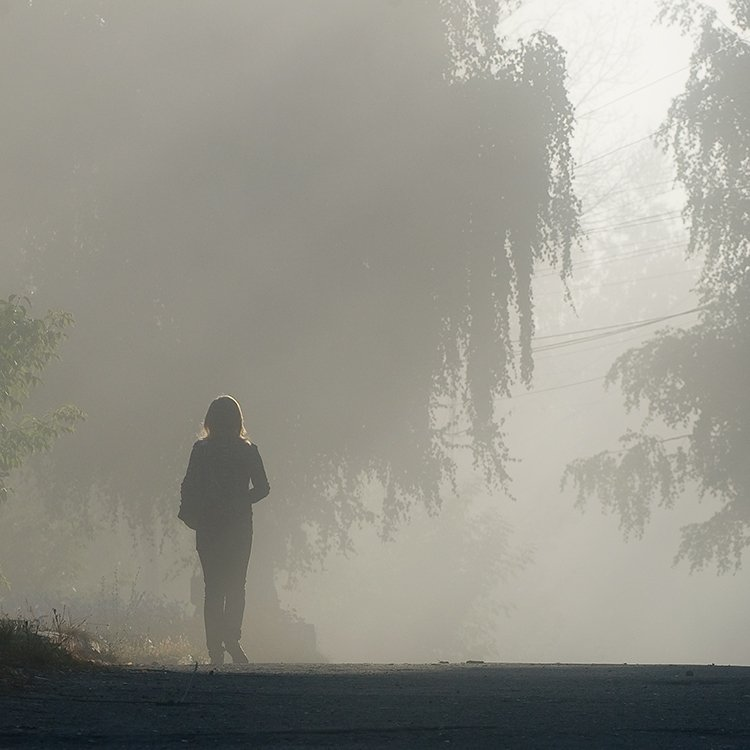
#> input picture lab2/images/task_1.jpg, 750 x 750 px
$ python main.py
#> lines starting #> are read from the running program, lines starting #| are printed output that depends on the picture
import cv2
import numpy as np
import matplotlib.pyplot as plt


def plot_histogram(image, title, ax):
    """Строит гистограмму для изображения"""
    hist = cv2.calcHist([image], [0], None, [256], [0, 256])
    ax.plot(hist)
    ax.set_title(title)
    ax.set_xlabel("Интенсивность")
    ax.set_ylabel("Кол-во пикселей")
    ax.set_xlim([0, 256])


def show_images_and_histograms(original, processed, title_original, title_processed):
    """Отображает два изображения и их гистограммы для сравнения."""

    fig, axes = plt.subplots(2, 2, figsize=(12, 10))

    axes[0, 0].imshow(original, cmap='gray')
    axes[0, 0].set_title(title_original)
    axes[0, 0].axis('off')

    plot_histogram(original, f'Гистограмма: {title_original}', axes[1, 0])

    axes[0, 1].imshow(processed, cmap='gray')
    axes[0, 1].set_title(title_processed)
    axes[0, 1].axis('off')

    plot_histogram(processed, f'Гистограмма: {title_processed}', axes[1, 1])

    plt.tight_layout()
    plt.show()


def linear_contrast_stretching(image):
    """Реализует линейное контрастирование."""
    normalized_image = cv2.normalize(image, None, 0, 255, cv2.NORM_MINMAX)
    return normalized_image

def histogram_equalization_grayscale(image):
    """Реализует эквализацию гистограммы для серого изображения"""
    return cv2.equalizeHist(image)

def histogram_equalization_color_rgb(image_bgr):
    """Реализует эквализацию для цветного изображения в RGB."""
    b, g, r = cv2.split(image_bgr)

    b_eq = cv2.equalizeHist(b)
    g_eq = cv2.equalizeHist(g)
    r_eq = cv2.equalizeHist(r)

    return cv2.merge([b_eq, g_eq, r_eq])

def histogram_equalization_color_hsv(image_bgr):
    """Реализует эквализацию для цветного изображения в HSV."""

    image_hsv = cv2.cvtColor(image_bgr, cv2.COLOR_BGR2HSV)

    h, s, v = cv2.split(image_hsv)

    v_eq = cv2.equalizeHist(v)

    merged_hsv = cv2.merge([h, s, v_eq])

    return cv2.cvtColor(merged_hsv, cv2.COLOR_HSV2BGR)


def order_statistic_filters(image, ksize=3):
    """
    Применяет медианный, минимальный и максимальный фильтры.
    ksize - размер окна (должен быть нечетным, например 3, 5, 7)
    """
    median_filtered = cv2.medianBlur(image, ksize)

    kernel = np.ones((ksize, ksize), np.uint8)
    min_filtered = cv2.erode(image, kernel)

    max_filtered = cv2.dilate(image, kernel)

    return median_filtered, min_filtered, max_filtered


if __name__ == "__main__":

    print("--- Демонстрация Задачи 1: Контрастирование ---")

    try:
        low_contrast_img = cv2.imread('images/task_1.jpg')
#> low_contrast_img is the input picture: shape (750, 750, 3); mean B, G, R 139.1, 148, 149.3
        low_contarst_color_img = cv2.imread('images/task_1.jpg')
        if low_contrast_img is None or low_contarst_color_img is None:
            raise FileNotFoundError
    except (FileNotFoundError, NameError):
        print("Тестовое изображение не найдено.")


    gray_img = cv2.cvtColor(low_contrast_img, cv2.COLOR_BGR2GRAY)


    linear_stretched = linear_contrast_stretching(gray_img)
    print("Линейное контрастирование (серое)...")
    show_images_and_histograms(gray_img, linear_stretched,
                               "Малоконтрастный оригинал", "Линейное контрастирование")
#> in plot_histogram, `hist = cv2.calcHist([image], [0], None, [256], [0, 256])`: hist = 256 values, max 16805 at index 142, min 0 at index 0, mean 2197.3

    histogram_equalized = histogram_equalization_grayscale(gray_img)
#> in histogram_equalization_grayscale, `return cv2.equalizeHist(image)`:
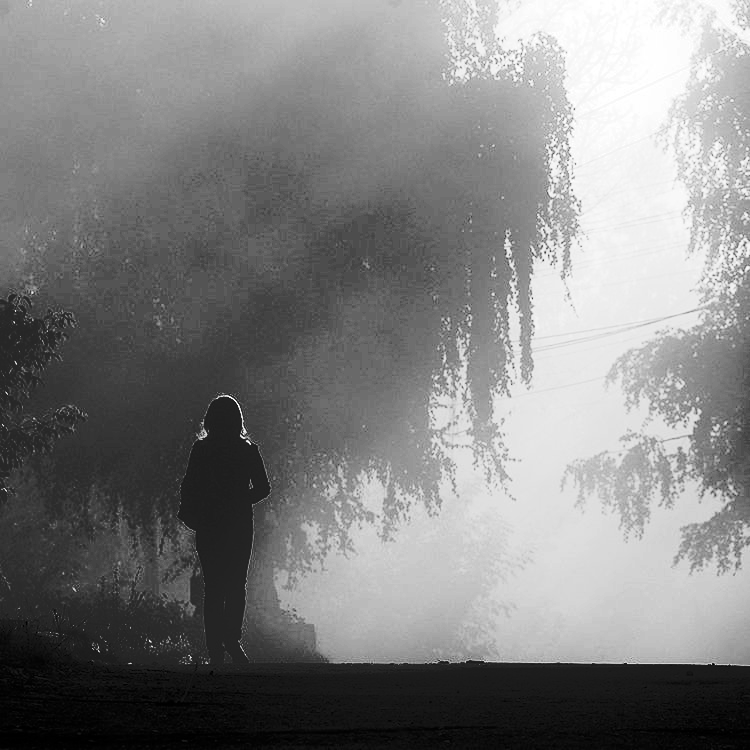
#> returned value: shape (750, 750); min 0, max 255, mean 128.9
    print("Эквализация гистограммы (серое)...")
    show_images_and_histograms(gray_img, histogram_equalized,
                               "Малоконтрастный оригинал", "Эквализация гистограммы")

    print("Сравнение RGB и HSV эквализации...")

    rgb_equalized = histogram_equalization_color_rgb(low_contarst_color_img)
    hsv_equalized = histogram_equalization_color_hsv(low_contarst_color_img)
#> in histogram_equalization_color_hsv, `image_hsv = cv2.cvtColor(image_bgr, cv2.COLOR_BGR2HSV)`: image_hsv: shape (750, 750, 3); mean H, S, V 32.9, 26.6, 150.7
#> in histogram_equalization_color_hsv, `h, s, v = cv2.split(image_hsv)`:
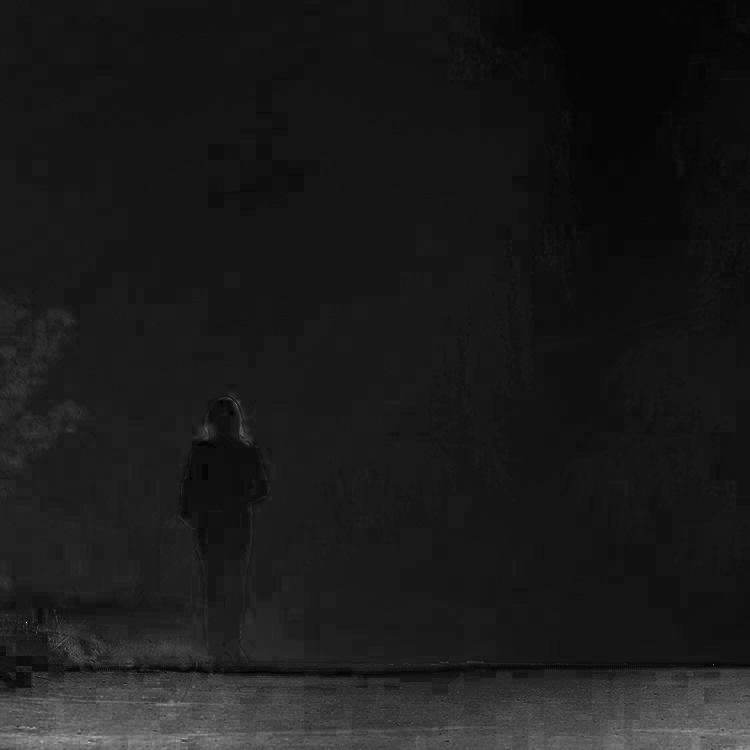
#> s: shape (750, 750); min 0, max 232, mean 26.6
#> in histogram_equalization_color_hsv, `merged_hsv = cv2.merge([h, s, v_eq])`: merged_hsv: shape (750, 750, 3); mean H, S, V 32.9, 26.6, 128.9

    fig, axes = plt.subplots(1, 3, figsize=(18, 6))

    axes[0].imshow(cv2.cvtColor(low_contrast_img, cv2.COLOR_BGR2RGB))
    axes[0].set_title("Малоконтрастный оригинал")
    axes[0].axis('off')

    axes[1].imshow(cv2.cvtColor(rgb_equalized, cv2.COLOR_BGR2RGB))
    axes[1].set_title("Эквализация в RGB")
    axes[1].axis('off')

    axes[2].imshow(cv2.cvtColor(hsv_equalized, cv2.COLOR_BGR2RGB))
    axes[2].set_title("Эквализация в HSV")
    axes[2].axis('off')

    plt.tight_layout()
    plt.show()
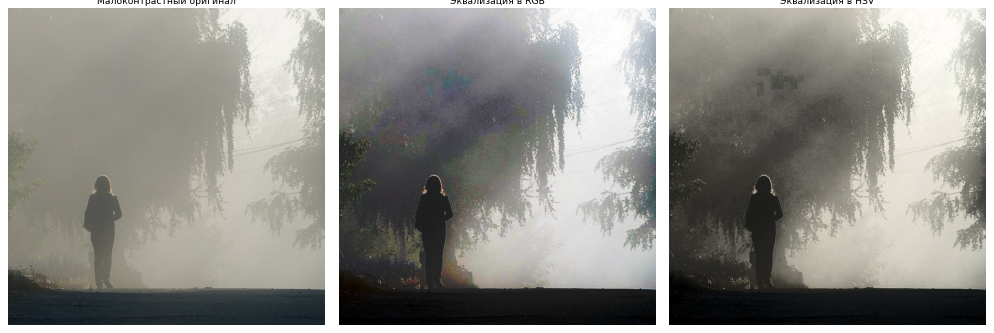
#> figure drawn by matplotlib, 3 panels


    print("\n--- Демонстрация Задачи 2: Нелинейные фильтры ---")

    try:
        color_img_noisy = cv2.imread('images/noise_2.jpg')
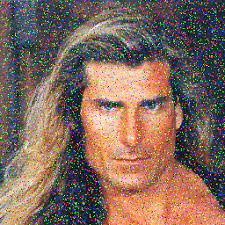
#> input picture lab2/images/noise_2.jpg, 225 x 225 px
#> color_img_noisy is the input picture: shape (225, 225, 3); mean B, G, R 92.9, 105.2, 129.1
        if color_img_noisy is None:
            raise FileNotFoundError(f"Не удалось загрузить изображение")
    except FileNotFoundError as e:
        print(f"Ошибка: {e}. Файл не найден.")


    base_gray_noisy = cv2.cvtColor(color_img_noisy, cv2.COLOR_BGR2GRAY)

    median, minimum, maximum = order_statistic_filters(base_gray_noisy, ksize=5)
#> in order_statistic_filters, `median_filtered = cv2.medianBlur(image, ksize)`:
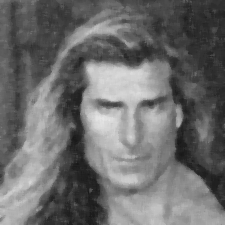
#> median_filtered: shape (225, 225); min 24, max 231, mean 108.2
#> in order_statistic_filters, `min_filtered = cv2.erode(image, kernel)`:
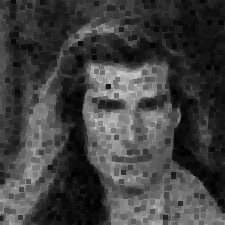
#> min_filtered: shape (225, 225); min 1, max 201, mean 64.2
#> in order_statistic_filters, `max_filtered = cv2.dilate(image, kernel)`:
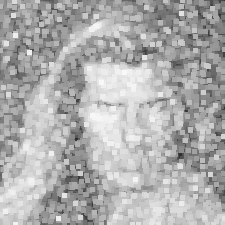
#> max_filtered: shape (225, 225); min 44, max 248, mean 174


    fig, axes = plt.subplots(2, 2, figsize=(12, 12))
    fig.canvas.manager.set_window_title('Демонстрация: Нелинейные фильтры')


    axes[0, 0].imshow(base_gray_noisy, cmap='gray')
    axes[0, 0].set_title("Оригинал с шумом (Grayscale)")
    axes[0, 0].axis('off')

    axes[0, 1].imshow(median, cmap='gray')
    axes[0, 1].set_title("Медианный фильтр")
    axes[0, 1].axis('off')

    axes[1, 0].imshow(minimum, cmap='gray')
    axes[1, 0].set_title("Фильтр минимума")
    axes[1, 0].axis('off')

    axes[1, 1].imshow(maximum, cmap='gray')
    axes[1, 1].set_title("Фильтр максимума")
    axes[1, 1].axis('off')

    plt.tight_layout()
    plt.show()

    print("\nРабота завершена.")
